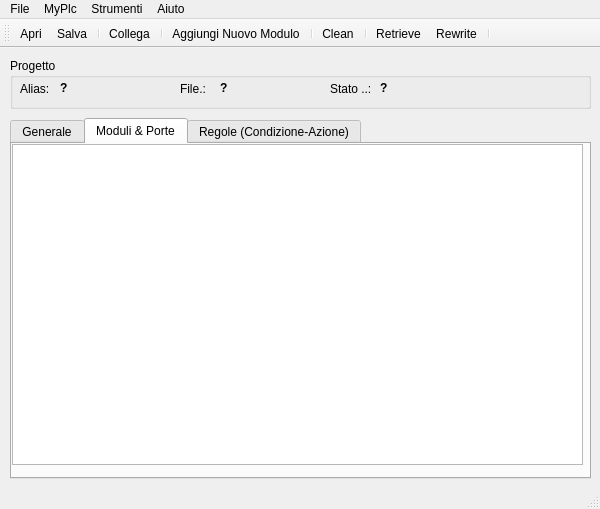
<?xml version="1.0" encoding="UTF-8"?>
<ui version="4.0">
 <class>MainWindow</class>
 <widget class="QMainWindow" name="MainWindow">
  <property name="geometry">
   <rect>
    <x>0</x>
    <y>0</y>
    <width>600</width>
    <height>509</height>
   </rect>
  </property>
  <property name="sizePolicy">
   <sizepolicy hsizetype="Preferred" vsizetype="Preferred">
    <horstretch>0</horstretch>
    <verstretch>0</verstretch>
   </sizepolicy>
  </property>
  <property name="minimumSize">
   <size>
    <width>600</width>
    <height>500</height>
   </size>
  </property>
  <property name="windowTitle">
   <string>MainWindow</string>
  </property>
  <property name="windowIcon">
   <iconset>
    <normaloff>images/ic_green.png</normaloff>images/ic_green.png</iconset>
  </property>
  <widget class="QWidget" name="centralwidget">
   <widget class="QGroupBox" name="groupBox">
    <property name="geometry">
     <rect>
      <x>10</x>
      <y>10</y>
      <width>581</width>
      <height>51</height>
     </rect>
    </property>
    <property name="title">
     <string>Progetto</string>
    </property>
    <widget class="QLabel" name="lb_alias">
     <property name="geometry">
      <rect>
       <x>50</x>
       <y>20</y>
       <width>111</width>
       <height>20</height>
      </rect>
     </property>
     <property name="font">
      <font>
       <weight>75</weight>
       <bold>true</bold>
      </font>
     </property>
     <property name="text">
      <string>?</string>
     </property>
    </widget>
    <widget class="QLabel" name="label_14">
     <property name="geometry">
      <rect>
       <x>10</x>
       <y>20</y>
       <width>51</width>
       <height>21</height>
      </rect>
     </property>
     <property name="text">
      <string>Alias:</string>
     </property>
    </widget>
    <widget class="QLabel" name="label_2">
     <property name="geometry">
      <rect>
       <x>170</x>
       <y>20</y>
       <width>51</width>
       <height>21</height>
      </rect>
     </property>
     <property name="text">
      <string>File.:</string>
     </property>
    </widget>
    <widget class="QLabel" name="lb_filename">
     <property name="geometry">
      <rect>
       <x>210</x>
       <y>20</y>
       <width>91</width>
       <height>20</height>
      </rect>
     </property>
     <property name="font">
      <font>
       <weight>75</weight>
       <bold>true</bold>
      </font>
     </property>
     <property name="text">
      <string>?</string>
     </property>
    </widget>
    <widget class="QLabel" name="label_12">
     <property name="geometry">
      <rect>
       <x>320</x>
       <y>20</y>
       <width>41</width>
       <height>21</height>
      </rect>
     </property>
     <property name="text">
      <string>Stato ..:</string>
     </property>
    </widget>
    <widget class="QLabel" name="lb_status">
     <property name="geometry">
      <rect>
       <x>370</x>
       <y>20</y>
       <width>101</width>
       <height>20</height>
      </rect>
     </property>
     <property name="font">
      <font>
       <weight>75</weight>
       <bold>true</bold>
      </font>
     </property>
     <property name="text">
      <string>?</string>
     </property>
    </widget>
   </widget>
   <widget class="QTabWidget" name="tabView">
    <property name="geometry">
     <rect>
      <x>10</x>
      <y>70</y>
      <width>581</width>
      <height>361</height>
     </rect>
    </property>
    <property name="sizePolicy">
     <sizepolicy hsizetype="Fixed" vsizetype="Preferred">
      <horstretch>0</horstretch>
      <verstretch>0</verstretch>
     </sizepolicy>
    </property>
    <property name="minimumSize">
     <size>
      <width>200</width>
      <height>50</height>
     </size>
    </property>
    <property name="maximumSize">
     <size>
      <width>600</width>
      <height>380</height>
     </size>
    </property>
    <property name="currentIndex">
     <number>1</number>
    </property>
    <property name="iconSize">
     <size>
      <width>18</width>
      <height>17</height>
     </size>
    </property>
    <widget class="QWidget" name="tab1">
     <property name="accessibleName">
      <string/>
     </property>
     <attribute name="icon">
      <iconset>
       <normaloff>images/lamp.png</normaloff>images/lamp.png</iconset>
     </attribute>
     <attribute name="title">
      <string>Generale</string>
     </attribute>
     <widget class="QGroupBox" name="groupBox_2">
      <property name="geometry">
       <rect>
        <x>0</x>
        <y>10</y>
        <width>161</width>
        <height>281</height>
       </rect>
      </property>
      <property name="font">
       <font>
        <weight>50</weight>
        <bold>false</bold>
       </font>
      </property>
      <property name="title">
       <string>Dispositivo</string>
      </property>
      <widget class="QLabel" name="lb_hardware">
       <property name="geometry">
        <rect>
         <x>110</x>
         <y>20</y>
         <width>51</width>
         <height>20</height>
        </rect>
       </property>
       <property name="font">
        <font>
         <weight>75</weight>
         <bold>true</bold>
        </font>
       </property>
       <property name="text">
        <string>?</string>
       </property>
      </widget>
      <widget class="QLabel" name="label_3">
       <property name="geometry">
        <rect>
         <x>10</x>
         <y>40</y>
         <width>91</width>
         <height>16</height>
        </rect>
       </property>
       <property name="text">
        <string>Firmware.........:</string>
       </property>
      </widget>
      <widget class="QLabel" name="lb_cycle">
       <property name="geometry">
        <rect>
         <x>110</x>
         <y>120</y>
         <width>31</width>
         <height>21</height>
        </rect>
       </property>
       <property name="font">
        <font>
         <weight>75</weight>
         <bold>true</bold>
        </font>
       </property>
       <property name="text">
        <string>?</string>
       </property>
      </widget>
      <widget class="QLabel" name="label_6">
       <property name="geometry">
        <rect>
         <x>10</x>
         <y>100</y>
         <width>91</width>
         <height>16</height>
        </rect>
       </property>
       <property name="text">
        <string>Eprom (KB)......:</string>
       </property>
      </widget>
      <widget class="QLabel" name="label_8">
       <property name="geometry">
        <rect>
         <x>10</x>
         <y>120</y>
         <width>91</width>
         <height>20</height>
        </rect>
       </property>
       <property name="text">
        <string>Ciclo (ms)........:</string>
       </property>
      </widget>
      <widget class="QLabel" name="label">
       <property name="geometry">
        <rect>
         <x>10</x>
         <y>20</y>
         <width>91</width>
         <height>16</height>
        </rect>
       </property>
       <property name="text">
        <string>Hardware.........: </string>
       </property>
      </widget>
      <widget class="QLabel" name="lb_eprom">
       <property name="geometry">
        <rect>
         <x>110</x>
         <y>100</y>
         <width>31</width>
         <height>20</height>
        </rect>
       </property>
       <property name="font">
        <font>
         <weight>75</weight>
         <bold>true</bold>
        </font>
       </property>
       <property name="text">
        <string>?</string>
       </property>
      </widget>
      <widget class="QLabel" name="lb_firmware">
       <property name="geometry">
        <rect>
         <x>110</x>
         <y>40</y>
         <width>51</width>
         <height>20</height>
        </rect>
       </property>
       <property name="font">
        <font>
         <weight>75</weight>
         <bold>true</bold>
        </font>
       </property>
       <property name="text">
        <string>?</string>
       </property>
      </widget>
      <widget class="QLabel" name="label_11">
       <property name="geometry">
        <rect>
         <x>10</x>
         <y>60</y>
         <width>91</width>
         <height>16</height>
        </rect>
       </property>
       <property name="text">
        <string>Serial.............:</string>
       </property>
      </widget>
      <widget class="QLabel" name="lb_serial">
       <property name="geometry">
        <rect>
         <x>110</x>
         <y>60</y>
         <width>51</width>
         <height>20</height>
        </rect>
       </property>
       <property name="font">
        <font>
         <weight>75</weight>
         <bold>true</bold>
        </font>
       </property>
       <property name="text">
        <string>?</string>
       </property>
      </widget>
      <widget class="QLabel" name="lb_memory">
       <property name="geometry">
        <rect>
         <x>110</x>
         <y>80</y>
         <width>31</width>
         <height>20</height>
        </rect>
       </property>
       <property name="font">
        <font>
         <weight>75</weight>
         <bold>true</bold>
        </font>
       </property>
       <property name="text">
        <string>?</string>
       </property>
      </widget>
      <widget class="QLabel" name="label_10">
       <property name="geometry">
        <rect>
         <x>10</x>
         <y>80</y>
         <width>91</width>
         <height>16</height>
        </rect>
       </property>
       <property name="text">
        <string>SRAM (KB)......:</string>
       </property>
      </widget>
      <widget class="QLabel" name="lb_rules">
       <property name="geometry">
        <rect>
         <x>110</x>
         <y>240</y>
         <width>31</width>
         <height>21</height>
        </rect>
       </property>
       <property name="font">
        <font>
         <weight>75</weight>
         <bold>true</bold>
        </font>
       </property>
       <property name="text">
        <string>?</string>
       </property>
      </widget>
      <widget class="QLabel" name="label_9">
       <property name="geometry">
        <rect>
         <x>10</x>
         <y>200</y>
         <width>91</width>
         <height>16</height>
        </rect>
       </property>
       <property name="text">
        <string>Porte IN..........:</string>
       </property>
      </widget>
      <widget class="QLabel" name="lb_modules">
       <property name="geometry">
        <rect>
         <x>110</x>
         <y>160</y>
         <width>31</width>
         <height>21</height>
        </rect>
       </property>
       <property name="font">
        <font>
         <weight>75</weight>
         <bold>true</bold>
        </font>
       </property>
       <property name="text">
        <string>?</string>
       </property>
      </widget>
      <widget class="QLabel" name="label_7">
       <property name="geometry">
        <rect>
         <x>10</x>
         <y>240</y>
         <width>101</width>
         <height>20</height>
        </rect>
       </property>
       <property name="text">
        <string>Regole...........:</string>
       </property>
      </widget>
      <widget class="QLabel" name="label_5">
       <property name="geometry">
        <rect>
         <x>10</x>
         <y>220</y>
         <width>91</width>
         <height>16</height>
        </rect>
       </property>
       <property name="text">
        <string>Porte OUT.......:</string>
       </property>
      </widget>
      <widget class="QLabel" name="lb_pout">
       <property name="geometry">
        <rect>
         <x>110</x>
         <y>220</y>
         <width>31</width>
         <height>21</height>
        </rect>
       </property>
       <property name="font">
        <font>
         <weight>75</weight>
         <bold>true</bold>
        </font>
       </property>
       <property name="text">
        <string>?</string>
       </property>
      </widget>
      <widget class="QLabel" name="label_4">
       <property name="geometry">
        <rect>
         <x>10</x>
         <y>160</y>
         <width>91</width>
         <height>16</height>
        </rect>
       </property>
       <property name="text">
        <string>Moduli ............:</string>
       </property>
      </widget>
      <widget class="QLabel" name="lb_total">
       <property name="geometry">
        <rect>
         <x>110</x>
         <y>180</y>
         <width>31</width>
         <height>21</height>
        </rect>
       </property>
       <property name="font">
        <font>
         <weight>75</weight>
         <bold>true</bold>
        </font>
       </property>
       <property name="text">
        <string>?</string>
       </property>
      </widget>
      <widget class="QLabel" name="label_15">
       <property name="geometry">
        <rect>
         <x>10</x>
         <y>180</y>
         <width>91</width>
         <height>16</height>
        </rect>
       </property>
       <property name="text">
        <string>Porte attive.....:</string>
       </property>
      </widget>
      <widget class="QLabel" name="lb_pin">
       <property name="geometry">
        <rect>
         <x>110</x>
         <y>200</y>
         <width>31</width>
         <height>21</height>
        </rect>
       </property>
       <property name="font">
        <font>
         <weight>75</weight>
         <bold>true</bold>
        </font>
       </property>
       <property name="text">
        <string>?</string>
       </property>
      </widget>
     </widget>
     <widget class="QGroupBox" name="groupBox_5">
      <property name="geometry">
       <rect>
        <x>360</x>
        <y>10</y>
        <width>161</width>
        <height>281</height>
       </rect>
      </property>
      <property name="title">
       <string>Locale</string>
      </property>
      <widget class="QLabel" name="lb_modules_2">
       <property name="geometry">
        <rect>
         <x>110</x>
         <y>160</y>
         <width>31</width>
         <height>21</height>
        </rect>
       </property>
       <property name="font">
        <font>
         <weight>75</weight>
         <bold>true</bold>
        </font>
       </property>
       <property name="text">
        <string>?</string>
       </property>
      </widget>
      <widget class="QLabel" name="label_13">
       <property name="geometry">
        <rect>
         <x>10</x>
         <y>220</y>
         <width>91</width>
         <height>16</height>
        </rect>
       </property>
       <property name="text">
        <string>Porte OUT.......:</string>
       </property>
      </widget>
      <widget class="QLabel" name="label_16">
       <property name="geometry">
        <rect>
         <x>10</x>
         <y>160</y>
         <width>91</width>
         <height>16</height>
        </rect>
       </property>
       <property name="text">
        <string>Moduli ............:</string>
       </property>
      </widget>
      <widget class="QLabel" name="lb_pin_2">
       <property name="geometry">
        <rect>
         <x>110</x>
         <y>200</y>
         <width>31</width>
         <height>21</height>
        </rect>
       </property>
       <property name="font">
        <font>
         <weight>75</weight>
         <bold>true</bold>
        </font>
       </property>
       <property name="text">
        <string>?</string>
       </property>
      </widget>
      <widget class="QLabel" name="lb_rules_2">
       <property name="geometry">
        <rect>
         <x>110</x>
         <y>240</y>
         <width>31</width>
         <height>21</height>
        </rect>
       </property>
       <property name="font">
        <font>
         <weight>75</weight>
         <bold>true</bold>
        </font>
       </property>
       <property name="text">
        <string>?</string>
       </property>
      </widget>
      <widget class="QLabel" name="label_17">
       <property name="geometry">
        <rect>
         <x>10</x>
         <y>200</y>
         <width>91</width>
         <height>16</height>
        </rect>
       </property>
       <property name="text">
        <string>Porte IN..........:</string>
       </property>
      </widget>
      <widget class="QLabel" name="label_18">
       <property name="geometry">
        <rect>
         <x>10</x>
         <y>240</y>
         <width>101</width>
         <height>20</height>
        </rect>
       </property>
       <property name="text">
        <string>Regole...........:</string>
       </property>
      </widget>
      <widget class="QLabel" name="lb_pout_2">
       <property name="geometry">
        <rect>
         <x>110</x>
         <y>220</y>
         <width>31</width>
         <height>21</height>
        </rect>
       </property>
       <property name="font">
        <font>
         <weight>75</weight>
         <bold>true</bold>
        </font>
       </property>
       <property name="text">
        <string>?</string>
       </property>
      </widget>
      <widget class="QLabel" name="lb_total_2">
       <property name="geometry">
        <rect>
         <x>110</x>
         <y>180</y>
         <width>31</width>
         <height>21</height>
        </rect>
       </property>
       <property name="font">
        <font>
         <weight>75</weight>
         <bold>true</bold>
        </font>
       </property>
       <property name="text">
        <string>?</string>
       </property>
      </widget>
      <widget class="QLabel" name="label_19">
       <property name="geometry">
        <rect>
         <x>10</x>
         <y>180</y>
         <width>91</width>
         <height>16</height>
        </rect>
       </property>
       <property name="text">
        <string>Porte attive.....:</string>
       </property>
      </widget>
     </widget>
    </widget>
    <widget class="QWidget" name="tab2">
     <attribute name="icon">
      <iconset>
       <normaloff>images/connector.png</normaloff>images/connector.png</iconset>
     </attribute>
     <attribute name="title">
      <string>Moduli &amp;&amp; Porte</string>
     </attribute>
     <widget class="QTreeView" name="viewModules">
      <property name="geometry">
       <rect>
        <x>0</x>
        <y>0</y>
        <width>571</width>
        <height>321</height>
       </rect>
      </property>
     </widget>
    </widget>
    <widget class="QWidget" name="tab3">
     <attribute name="icon">
      <iconset>
       <normaloff>images/runner.png</normaloff>images/runner.png</iconset>
     </attribute>
     <attribute name="title">
      <string>Regole (Condizione-Azione)</string>
     </attribute>
     <widget class="QTreeView" name="viewRules">
      <property name="geometry">
       <rect>
        <x>0</x>
        <y>0</y>
        <width>541</width>
        <height>321</height>
       </rect>
      </property>
     </widget>
    </widget>
   </widget>
  </widget>
  <widget class="QMenuBar" name="menubar">
   <property name="geometry">
    <rect>
     <x>0</x>
     <y>0</y>
     <width>600</width>
     <height>21</height>
    </rect>
   </property>
   <widget class="QMenu" name="menuFile">
    <property name="title">
     <string>File</string>
    </property>
    <addaction name="separator"/>
    <addaction name="actionFileOpen"/>
    <addaction name="actionFileSave"/>
    <addaction name="actionFileSaveAs"/>
    <addaction name="separator"/>
    <addaction name="actionQuit"/>
   </widget>
   <widget class="QMenu" name="menuHelp">
    <property name="title">
     <string>Aiuto</string>
    </property>
    <addaction name="actionAbout"/>
   </widget>
   <widget class="QMenu" name="menuTools">
    <property name="title">
     <string>Strumenti</string>
    </property>
    <addaction name="separator"/>
    <addaction name="separator"/>
    <addaction name="actionFlash_Nanoboard"/>
   </widget>
   <widget class="QMenu" name="menuMyPlc">
    <property name="title">
     <string>MyPlc</string>
    </property>
    <addaction name="actionAddModule"/>
    <addaction name="actionSerialConnect"/>
    <addaction name="separator"/>
   </widget>
   <addaction name="menuFile"/>
   <addaction name="menuMyPlc"/>
   <addaction name="menuTools"/>
   <addaction name="menuHelp"/>
  </widget>
  <widget class="QStatusBar" name="statusbar"/>
  <widget class="QToolBar" name="mainToolBar">
   <property name="windowTitle">
    <string>toolBar</string>
   </property>
   <attribute name="toolBarArea">
    <enum>TopToolBarArea</enum>
   </attribute>
   <attribute name="toolBarBreak">
    <bool>false</bool>
   </attribute>
   <addaction name="actionFileOpen"/>
   <addaction name="actionFileSave"/>
   <addaction name="separator"/>
   <addaction name="actionSerialConnect"/>
   <addaction name="separator"/>
   <addaction name="actionAddModule"/>
   <addaction name="separator"/>
   <addaction name="actionClean"/>
   <addaction name="separator"/>
   <addaction name="actionRetrieve"/>
   <addaction name="actionRewrite"/>
   <addaction name="separator"/>
  </widget>
  <action name="actionAddModule">
   <property name="icon">
    <iconset resource="resources.qrc">
     <normaloff>:/images/addmodule.png</normaloff>:/images/addmodule.png</iconset>
   </property>
   <property name="text">
    <string>Aggiungi Nuovo Modulo</string>
   </property>
   <property name="toolTip">
    <string>Aggiungi Modulo </string>
   </property>
  </action>
  <action name="actionQuit">
   <property name="icon">
    <iconset resource="resources.qrc">
     <normaloff>:/images/application-exit.png</normaloff>:/images/application-exit.png</iconset>
   </property>
   <property name="text">
    <string>Esci</string>
   </property>
   <property name="shortcut">
    <string>Ctrl+E</string>
   </property>
  </action>
  <action name="actionFileOpen">
   <property name="icon">
    <iconset resource="resources.qrc">
     <normaloff>:/images/f_open2.png</normaloff>
     <normalon>images/open.png</normalon>:/images/f_open2.png</iconset>
   </property>
   <property name="text">
    <string>Apri...</string>
   </property>
  </action>
  <action name="actionFileSave">
   <property name="icon">
    <iconset resource="resources.qrc">
     <normaloff>:/images/f_save.png</normaloff>:/images/f_save.png</iconset>
   </property>
   <property name="text">
    <string>Salva</string>
   </property>
   <property name="shortcut">
    <string>Ctrl+S</string>
   </property>
  </action>
  <action name="actionFileSaveAs">
   <property name="icon">
    <iconset resource="resources.qrc">
     <normaloff>:/images/f_save_as.png</normaloff>
     <normalon>images/save_as (2).png</normalon>:/images/f_save_as.png</iconset>
   </property>
   <property name="text">
    <string>Salva come...</string>
   </property>
  </action>
  <action name="actionAbout">
   <property name="text">
    <string>Informazioni</string>
   </property>
  </action>
  <action name="actionSerialConnect">
   <property name="icon">
    <iconset>
     <normaloff>images/serial5.png</normaloff>images/serial5.png</iconset>
   </property>
   <property name="text">
    <string>&amp;Collega</string>
   </property>
   <property name="toolTip">
    <string>Connessione a unità MyPlc</string>
   </property>
  </action>
  <action name="actionFlash_Nanoboard">
   <property name="icon">
    <iconset resource="resources.qrc">
     <normaloff>:/images/ic_flash.png</normaloff>:/images/ic_flash.png</iconset>
   </property>
   <property name="text">
    <string>Flash Nanoboard</string>
   </property>
  </action>
  <action name="actionClean">
   <property name="icon">
    <iconset resource="resources.qrc">
     <normaloff>:/images/clear.png</normaloff>:/images/clear.png</iconset>
   </property>
   <property name="text">
    <string>Clean</string>
   </property>
  </action>
  <action name="actionRetrieve">
   <property name="icon">
    <iconset>
     <normaloff>images/up.png</normaloff>images/up.png</iconset>
   </property>
   <property name="text">
    <string>Retrieve</string>
   </property>
  </action>
  <action name="actionRewrite">
   <property name="icon">
    <iconset>
     <normaloff>images/down-red.png</normaloff>images/down-red.png</iconset>
   </property>
   <property name="text">
    <string>Rewrite</string>
   </property>
  </action>
 </widget>
 <resources>
  <include location="resources.qrc"/>
 </resources>
 <connections/>
</ui>
